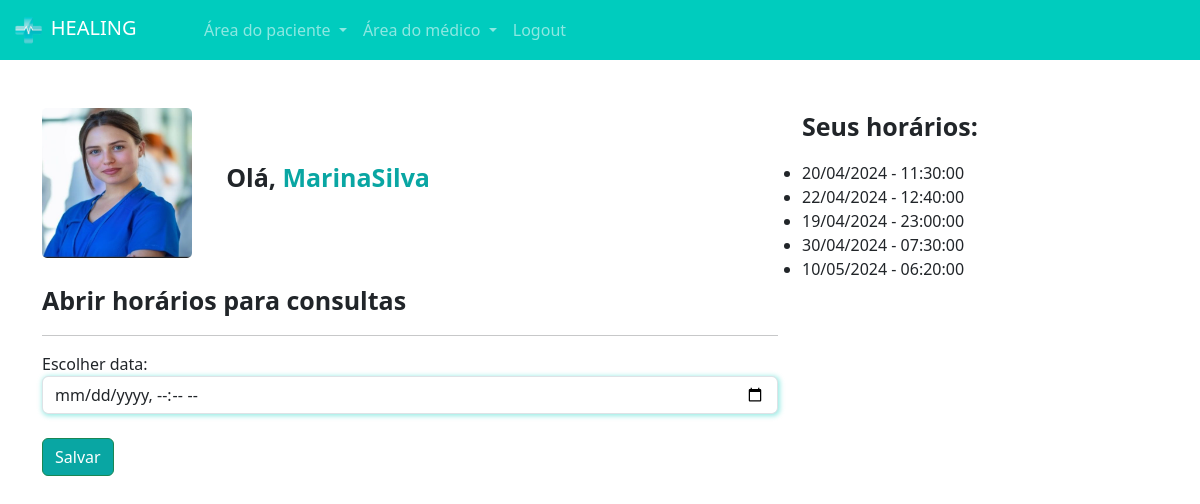
Page /medico/abrir_horario (signed in) on the earlier database version.
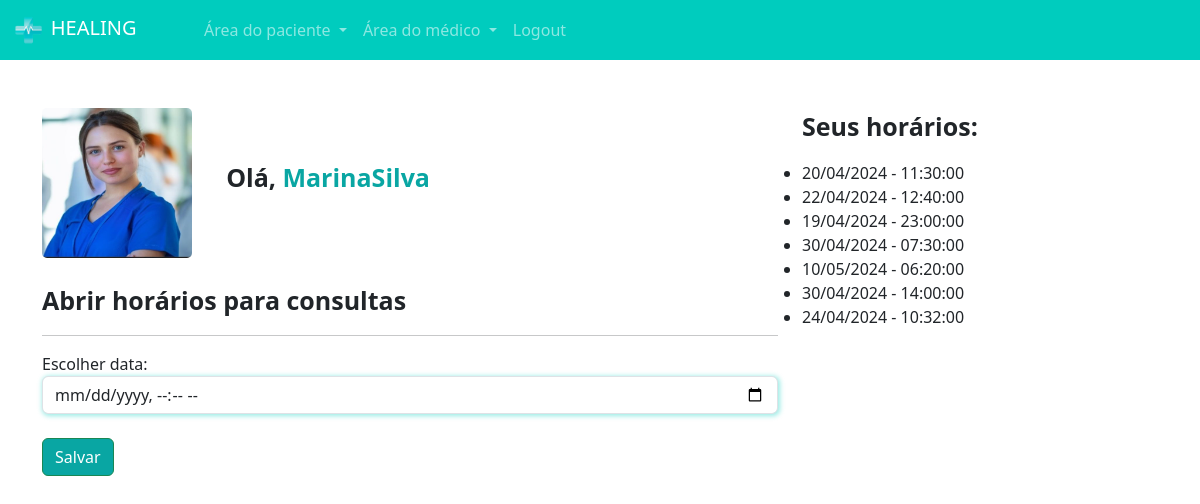
Same page on the later database version.
### medico/models.py (models this page shows)
class DatasAbertas(models.Model):
    data = models.DateTimeField()
    user = models.ForeignKey(User, on_delete=models.DO_NOTHING)
    agendado = models.BooleanField(default = False)
    def __str__(self):
        return self.data.strftime('%d/%m/%Y - %H:%M:%S')

### medico/views.py (the view, shortened to what this page needs)
# urls.py: path("abrir_horario", views.abrir_horario, name="abrir_horario"),
def abrir_horario(request):
    if not is_medico(request.user):
        messages.add_message(request, constants.WARNING, 'Você não é médico(a)')
        return redirect('/usuarios/logout')
    if request.method == "GET":
        dadosMedico = DadosMedico.objects.get(user=request.user)
        datas_abertas = DatasAbertas.objects.filter(user=request.user)
        return render(request, 'abrir_horario.html', {'dadosMedico': dadosMedico, 'datas_abertas': datas_abertas,'is_medico':is_medico(request.user)})

### medico/models.py (called while the page is built)
def is_medico(user):
    return DadosMedico.objects.filter(user = user).exists()

### medico/templates/abrir_horario.html (shortened to what this page needs)
{% extends "base.html" %}
{% load static %}
{% block 'head' %}
    <link rel="stylesheet" href="{% static 'medicos/css/abrir_horario.css' %}">
    <link rel="stylesheet" href="{% static 'usuarios/css/usuarios.css' %}">
    <link rel="stylesheet" href="{% static 'medicos/css/cadastro_medico.css' %}">
{% endblock 'head' %}
{% block 'body' %}
{% include 'partials/navbar.html' %}
    <div class="container">
        <br><br>
        <div class="row">
            <div class="col-md-8">
                <img src="{{dadosMedico.foto.url}}"  class="foto-perfil" alt="">
                <label style="margin-left: 30px; font-size: 25px" class="p-bold">Olá, <span class="color-dark">{{request.user.username}}</span></label>
                <br>
                <br>
                <p style="font-size: 25px" class="p-bold">Abrir horários para consultas</p>
                <hr>
                <form action="{% url "abrir_horario" %}" method="POST">
                    <label for="">Escolher data:</label>
                    <input type="datetime-local" name="data" class="form-control shadow-main-color">
                    <br>
                    <input type="submit" value="Salvar" class="btn btn-success btn-dark-color">
                </form>
            </div>
            <div class="col-md-4">
                <p style="font-size: 25px" class="p-bold">Seus horários:</p>
                <ul class="list-group">
                    {% for data in datas_abertas %}
                        <li>{{data}}</li>
                    {% endfor %}
                </ul>
            </div>
        </div>
    </div>
{% endblock 'body' %}

Differences in the rows shown:
added DatasAbertas: data "30/04/2024 - 14:00:00"
added DatasAbertas: data "24/04/2024 - 10:32:00"
